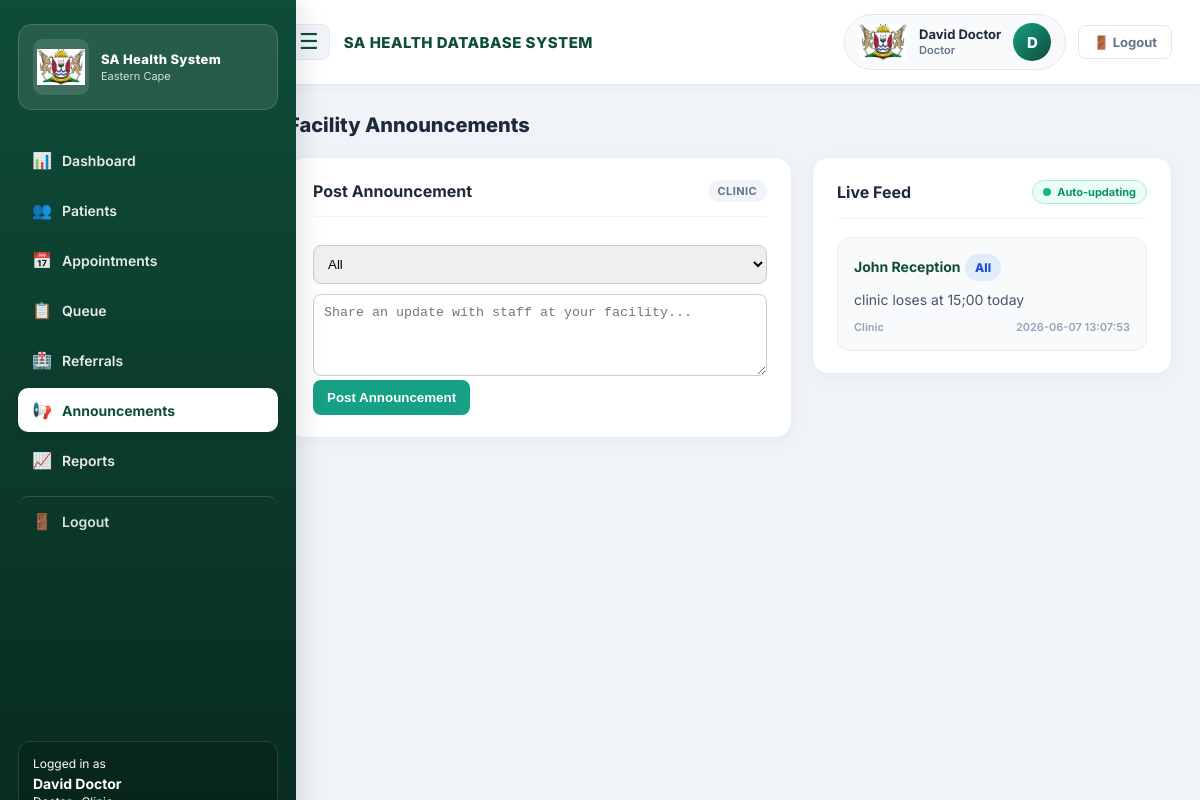
Page /doctor.php?tab=announcements (signed in) on the committed database.
### tables this page shows
CREATE TABLE `facilities` (
  `facility_id` int(11) NOT NULL,
  `province` varchar(100) DEFAULT NULL,
  `city` varchar(100) DEFAULT NULL,
  `facility_name` varchar(150) DEFAULT NULL
);

CREATE TABLE `announcements` (
  `announcement_id` int(11) NOT NULL,
  `message` text NOT NULL,
  `created_by` int(11) NOT NULL,
  `role_target` varchar(50) NOT NULL DEFAULT 'All',
  `province` varchar(100) NOT NULL,
  `city` varchar(100) NOT NULL,
  `facility` varchar(150) NOT NULL,
  `created_at` timestamp NOT NULL DEFAULT current_timestamp(),
  `priority` varchar(20) NOT NULL DEFAULT 'normal',
  `patient_id` int(11) DEFAULT NULL,
  `source_role` varchar(50) DEFAULT NULL,
  `emergency_type` varchar(100) DEFAULT NULL,
  `alert_status` varchar(30) DEFAULT NULL,
  `alerted_staff_id` int(11) DEFAULT NULL,
  `medi_alert_sent_at` timestamp NULL DEFAULT NULL
);

### clinic_schema.php (called while the page is built, shortened)
<?php
function cs_table_exists($conn, $table) {
    $table = mysqli_real_escape_string($conn, $table);
    $q = mysqli_query($conn, "SHOW TABLES LIKE '$table'");
    return $q && mysqli_num_rows($q) > 0;
}
function cs_column_exists($conn, $table, $col) {
    $table = mysqli_real_escape_string($conn, $table);
    $col   = mysqli_real_escape_string($conn, $col);
    $q = mysqli_query($conn, "SHOW COLUMNS FROM `$table` LIKE '$col'");
    return $q && mysqli_num_rows($q) > 0;
}
function cs_esc($conn, $value) {
    return mysqli_real_escape_string($conn, (string)$value);
}
function cs_h($value) {
    return htmlspecialchars((string)$value, ENT_QUOTES, 'UTF-8');
}
function cs_staff_name_sql($alias = 'u') {
    return "CONCAT($alias.first_name, ' ', $alias.surname)";
}
function cs_facility_location($conn, $facilityId) {
    $fid = (int)$facilityId;
    $q = mysqli_query($conn, "
        SELECT province, city, facility_name AS facility
        FROM facilities
        WHERE facility_id = $fid
        LIMIT 1
    ");
    return ($q && mysqli_num_rows($q) > 0) ? mysqli_fetch_assoc($q) : null;
}
function cs_location_filter_sql($conn, $province, $city, $facility, $alias = 'u') {
    $p = cs_esc($conn, $province);
    $c = cs_esc($conn, $city);
    $f = cs_esc($conn, $facility);
    return "
        LOWER(TRIM($alias.province)) = LOWER(TRIM('$p'))
        AND LOWER(TRIM($alias.city)) = LOWER(TRIM('$c'))
        AND LOWER(TRIM($alias.facility)) = LOWER(TRIM('$f'))
    ";
}
function cs_patient_facility_filter_sql($conn, $facilityId, $alias = 'u') {
    $fid = (int)$facilityId;
    $loc = cs_facility_location($conn, $fid);
    $locationSql = cs_location_filter_sql($conn, $loc['province'], $loc['city'], $loc['facility'], $alias);
    if (cs_column_exists($conn, 'users', 'facility_id')) {
        return "(
            $alias.facility_id = $fid
            OR (
                ($alias.facility_id IS NULL OR $alias.facility_id = 0)
                AND $locationSql
            )
        )";
    }
    return $locationSql;
}
function cs_build_patient_filters($conn, array $opts, $statusCol = 'status') {
    $status = $opts['status'] ?? null;
    $statusIn = $opts['status_in'] ?? null;
    $extra = '';
    if ($status !== null && $status !== '') {
        $st = cs_esc($conn, $status);
        $extra .= " AND $statusCol = '$st'";
    }
    if (is_array($statusIn) && count($statusIn) > 0) {
        $parts = array_map(function ($v) use ($conn) {
            return "'" . cs_esc($conn, $v) . "'";
        }, $statusIn);
        $extra .= " AND $statusCol IN (" . implode(',', $parts) . ")";
    }
    return $extra;
}
function cs_normalize_patient_order($order) {
    $order = trim((string)$order);
    $map = [
        'p.patient_id' => 'id',
        'u.user_id'    => 'id',
        'p.full_name'  => 'full_name',
        'u.full_name'  => 'full_name',
        'p.status'     => 'status',
        'u.status'     => 'status',
        'p.created_at' => 'created_at',
        'u.created_at' => 'created_at',
        'p.id_number'  => 'id_number',
        'u.id_number'  => 'id_number',
    ];
    return str_replace(array_keys($map), array_values($map), $order);
}
function cs_fetch_patients($conn, $facilityId, array $opts = []) {
    $fid      = (int)$facilityId;
    $order    = cs_normalize_patient_order($opts['order'] ?? 'full_name ASC');
    $limit    = isset($opts['limit']) ? (int)$opts['limit'] : 0;
    $limitSql = $limit > 0 ? " LIMIT $limit" : '';
    $hasStatus = cs_column_exists($conn, 'users', 'status');
    $hasDept   = cs_column_exists($conn, 'users', 'department');
    $hasVitals = cs_column_exists($conn, 'users', 'bp');
    $statusExpr = $hasStatus ? "IFNULL(u.status, 'Waiting')" : "'Waiting'";
    $deptExpr   = $hasDept ? "IFNULL(u.department, 'Reception')" : "'Reception'";
    $bpExpr     = $hasVitals ? "IFNULL(u.bp, '')" : "''";
    $tempExpr   = $hasVitals ? "IFNULL(u.temp, '')" : "''";
    $pulseExpr  = $hasVitals ? "IFNULL(u.pulse, '')" : "''";
    $weightExpr = $hasVitals ? "IFNULL(u.weight, '')" : "''";
    $notesExpr  = cs_column_exists($conn, 'users', 'notes') ? "IFNULL(u.notes, '')" : "''";
    $dxExpr     = cs_column_exists($conn, 'users', 'diagnosis') ? "IFNULL(u.diagnosis, '')" : "''";
    $rxExpr     = cs_column_exists($conn, 'users', 'prescription') ? "IFNULL(u.prescription, '')" : "''";
    $medExpr    = cs_column_exists($conn, 'users', 'medication') ? "IFNULL(u.medication, '')" : "''";
    $filter = cs_build_patient_filters($conn, $opts, $statusExpr);
    $sql = "
        SELECT
            u.user_id AS id,
            u.full_name,
            IFNULL(u.id_number, '') AS id_number,
            IFNULL(u.phone, '') AS phone,
            '' AS gender,
            NULL AS date_of_birth,
            $statusExpr AS status,
            $deptExpr AS department,
            $bpExpr AS bp,
            $tempExpr AS temp,
            $pulseExpr AS pulse,
            $weightExpr AS weight,
            $notesExpr AS notes,
            $dxExpr AS diagnosis,
            $rxExpr AS prescription,
            $medExpr AS medication,
            u.created_at
        FROM users u
        WHERE u.account_type = 'patient'
          AND " . cs_patient_facility_filter_sql($conn, $fid, 'u') . "
          $filter
        ORDER BY $order
        $limitSql
    ";
    $rows = [];
    $q = mysqli_query($conn, $sql);
    if ($q) {
        while ($row = mysqli_fetch_assoc($q)) {
            $rows[] = $row;
        }
    }
    return $rows;
}
function cs_announcements_supported($conn) {
    return cs_table_exists($conn, 'announcements')
        && cs_column_exists($conn, 'announcements', 'message')
        && cs_column_exists($conn, 'announcements', 'created_by');
}
function cs_fetch_announcements($conn, $province, $city, $facility, $currentRole, array $opts = []) {
    if (!cs_announcements_supported($conn)) {
        return [];
    }
    $p = cs_esc($conn, $province);
    $c = cs_esc($conn, $city);
    $f = cs_esc($conn, $facility);
    $role = cs_esc($conn, $currentRole);
    $roleLabel = cs_esc($conn, cs_role_label($currentRole));
    $sinceId = isset($opts['since_id']) ? (int)$opts['since_id'] : 0;
    $limit = isset($opts['limit']) ? max(1, (int)$opts['limit']) : 0;
    $extra = '';
    $sql = "
        SELECT a.*, " . cs_staff_name_sql('u') . " AS poster_name
        FROM announcements a
        LEFT JOIN users u ON u.user_id = a.created_by
        WHERE a.province = '$p'
          AND a.city = '$c'
          AND a.facility = '$f'
          AND (
            LOWER(TRIM(a.role_target)) = 'all'
            OR LOWER(TRIM(a.role_target)) = LOWER(TRIM('$role'))
            OR LOWER(TRIM(a.role_target)) = LOWER(TRIM('$roleLabel'))
          )
          $extra
        ORDER BY a.announcement_id DESC
    ";
    if ($limit > 0) {
        $sql .= " LIMIT $limit ";
    }
    $rows = [];
    $q = mysqli_query($conn, $sql);
    if ($q) {
        while ($row = mysqli_fetch_assoc($q)) {
            $rows[] = $row;
        }
    }
    return $rows;
}
function cs_role_label($role) {
    $map = [
        'reception' => 'Reception',
        'nurse' => 'Nurse',
        'doctor' => 'Doctor',
        'pharmacist' => 'Pharmacist',
        'admin' => 'Admin',
    ];
    $key = strtolower(trim((string)$role));
    return $map[$key] ?? ucfirst($key);
}

### doctor.php (the view, shortened to what this page needs)
<?php
include_once 'db.php';
include_once 'clinic_schema.php';
$province = $_SESSION['province'] ?? '';
$city     = $_SESSION['city'] ?? '';
$facility = $_SESSION['facility'] ?? '';
$currentRole = $_SESSION['role'] ?? 'doctor';
$doctorName = $_SESSION['name'] ?? 'Doctor';
$facilityId = cs_facility_id($conn, $province, $city, $facility);
$key  = strtolower(str_replace(' ', '', $province));
$logo = "assets/emblems/$key.png";
$tab = $_GET['tab'] ?? 'dashboard';
$announcementsExists = cs_announcements_supported($conn);
$activityRows = cs_fetch_patients($conn, $facilityId, [
    'status_in' => ['Waiting_Doctor','With Doctor','Consulting','Waiting_Pharmacy','Completed'],
    'limit' => 8,
    'order' => 'id DESC',
]);
$announcementRows = cs_fetch_announcements($conn, $province, $city, $facility, $currentRole, ['limit' => 20]);
$latestAnnouncementId = 0;
foreach ($announcementRows as $annRow) {
    $aid = (int)($annRow['announcement_id'] ?? 0);
    if ($aid > $latestAnnouncementId) {
        $latestAnnouncementId = $aid;
    }
}
$roleLabel = cs_role_label($currentRole);
$userInitials = strtoupper(substr($doctorName, 0, 1));
$navItems = [
    'dashboard' => ['icon' => '📊', 'label' => 'Dashboard'],
    'patients' => ['icon' => '👥', 'label' => 'Patients'],
    'appointments' => ['icon' => '📅', 'label' => 'Appointments'],
    'queue' => ['icon' => '📋', 'label' => 'Queue'],
    'referrals' => ['icon' => '🏥', 'label' => 'Referrals'],
    'announcements' => ['icon' => '📢', 'label' => 'Announcements'],
    'reports' => ['icon' => '📈', 'label' => 'Reports'],
];
?>
<!DOCTYPE html>
<html lang="en">
<head>
</head>
<body class="staff-app">
<aside id="staffSidebar" class="staff-sidebar">
    <div>
        <div class="brand">
            <?php if (file_exists(__DIR__ . '/' . $logo)): ?>
            <img src="<?= cs_h($logo) ?>" alt="">
            <?php endif; ?>
            <div>
                <div class="brand-title">SA Health System</div>
                <div class="brand-sub"><?= cs_h($province) ?></div>
            </div>
        </div>
        <nav class="staff-nav">
            <?php foreach ($navItems as $k => $item): ?>
            <a href="doctor.php?tab=<?= $k ?>" class="<?= $tab === $k ? 'active' : '' ?>">
                <span class="nav-icon"><?= $item['icon'] ?></span>
                <?= $item['label'] ?>
            </a>
            <?php endforeach; ?>
            <a href="logout.php" class="nav-logout">
                <span class="nav-icon">🚪</span>
                Logout
            </a>
        </nav>
    </div>
    <div class="user-panel">
        Logged in as
        <strong><?= cs_h($doctorName) ?></strong>
    </div>
</aside>
<div class="staff-main">
    <header class="staff-header">
        <div class="header-left">
            <button type="button" class="menu-btn" onclick="toggleMenu()">☰</button>
            <span class="system-title">SA HEALTH DATABASE SYSTEM</span>
        </div>
        <div class="header-right">
            <div class="header-user">
                <?php if (file_exists(__DIR__ . '/' . $logo)): ?>
                <img src="<?= cs_h($logo) ?>" class="header-emblem" alt="">
                <?php endif; ?>
                <div>
                    <div class="user-name"><?= cs_h($doctorName) ?></div>
                    <div class="user-role"><?= cs_h($roleLabel) ?></div>
                </div>
                <div class="avatar"><?= cs_h($userInitials) ?></div>
            </div>
            <a href="logout.php" class="btn-logout">🚪 Logout</a>
        </div>
    </header>
    <div class="staff-content">
<?php if ($tab === 'announcements'): ?>
        <h2 class="section-title">Facility Announcements</h2>
        <div class="announcements-layout">
        <div class="dash-panel">
            <?php if ($announcementsExists): ?>
            <div class="dash-panel-head">
                <h3>Post Announcement</h3>
                <span class="panel-tag"><?= cs_h($facility) ?></span>
            </div>
            <form method="POST">
                <select name="role_target">
                    <option>All</option>
                </select>
                <textarea name="message" rows="4" placeholder="Share an update with staff at your facility..." required></textarea>
                <button class="btn">Post Announcement</button>
            </form>
            <?php else: ?>
            <p style="color:#94a3b8;">Announcements are not available for this facility.</p>
            <?php endif; ?>
        </div>
        <div class="dash-panel">
            <div class="dash-panel-head">
                <h3>Live Feed</h3>
                <span class="live-badge"><span class="live-dot"></span> Auto-updating</span>
            </div>
            <div id="liveAnnouncementFeed" class="announcement-feed" data-latest-id="<?= (int)$latestAnnouncementId ?>">
                <?php if (!$announcementsExists): ?>
                <p style="color:#94a3b8;">Announcements table not available.</p>
                <?php else: ?>
                <?php foreach ($announcementRows as $ann): ?>
                <div class="announcement-item" data-id="<?= (int)($ann['announcement_id'] ?? 0) ?>">
                    <strong><?= cs_h($ann['poster_name'] ?? 'Staff') ?></strong>
                    <span class="badge other"><?= cs_h($ann['role_target'] ?? 'All') ?></span>
                    <p><?= nl2br(cs_h($ann['message'])) ?></p>
                    <div class="ann-meta">
                        <span><?= cs_h($facility) ?></span>
                        <span><?= cs_h($ann['created_at'] ?? '') ?></span>
                    </div>
                </div>
                <?php endforeach; ?>
                <?php endif; ?>
            </div>
        </div>
        </div>
<?php endif; ?>
    </div>
</div>
</body>
</html>

### rows in the picture
facilities: province "Eastern Cape", facility_name "CLINIC", facility_name "Clinic"
announcements: poster_name "John Reception", role_target "All", message "clinic loses at 15;00 today", created_at "2026-06-07 13:07:53"

### other values in the picture
$item['icon'] "📊"
$item['label'] "Dashboard"
$item['icon'] "👥"
$item['label'] "Patients"
$item['icon'] "📅"
$item['label'] "Appointments"
$item['icon'] "📋"
$item['label'] "Queue"
$item['icon'] "🏥"
$item['label'] "Referrals"
$item['icon'] "📢"
$item['label'] "Announcements"
$item['icon'] "📈"
$item['label'] "Reports"
cs_h($doctorName) "David Doctor"
